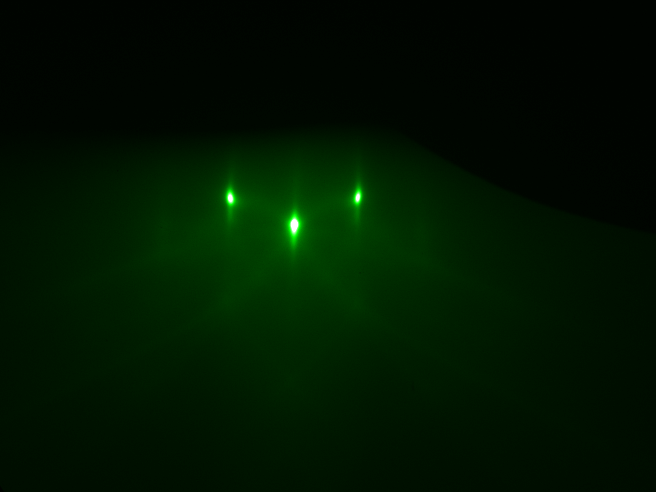
#> input picture data/Trajectories/2022-04-11/005_RR220411A_189C_1420.bmp, 656 x 492 px, found by its file name; its folder holds 4 pictures in this run
$ jupyter execute NMF_decomposition.ipynb   (shell and % lines are left out)
#> lines starting #> are read from the running program, lines starting #| are printed output that depends on the picture
# NMF Decomposition of RHEED Trajectory Data

This notebook applies **Non-negative Matrix Factorization (NMF)** to RHEED image trajectories
from STO substrate annealing experiments. NMF decomposes each RHEED frame into a weighted
sum of basis components, where each component corresponds to a distinct surface reconstruction
pattern (e.g., 1x1, RT13, HTR).

**Trajectories:**
- `2022-02-04` → RR220204A
- `2022-02-06` → RR220206A
- `2022-04-11` → RR220411A

**Goal:** Replicate Figure 6 from the CloudMBE project description — decompose RHEED frames
into physically meaningful components that map to surface reconstructions, enabling their use
as a signal/reward for RL-based MBE control.

[cell 1]
import numpy as np
import matplotlib.pyplot as plt
import os
import re
from PIL import Image, ImageEnhance, ImageDraw, ImageStat
from sklearn.decomposition import NMF
from sklearn.cluster import DBSCAN, KMeans
from sklearn.neighbors import NearestNeighbors
from mpl_toolkits.mplot3d import Axes3D

plt.rcParams['figure.dpi'] = 100
plt.rcParams['figure.figsize'] = (14, 8)

## 1. Configuration

Select which trajectory to analyze. Each corresponds to a different STO annealing run.

[cell 2]
# --- SELECT TRAJECTORY ---
# Options: '2022-02-04' (RR220204A), '2022-02-06' (RR220206A), '2022-04-11' (RR220411A)
TRAJECTORY = '2022-04-11'

# NMF parameters
N_COMPONENTS = 3       # Number of NMF components to extract
MAX_ITER = 500         # Max iterations for NMF convergence
CONTRAST_FACTOR = 10   # Contrast enhancement factor (from original code)

# Specular reflection mask (bright spot in center to black out)
MASK_RECT = [280, 200, 310, 250]  # [x1, y1, x2, y2]

# Data path
BASE_DIR = os.path.join(os.getcwd(), '..', 'data', 'trajectories', TRAJECTORY)
BASE_DIR = os.path.abspath(BASE_DIR)
print(f'Loading from: {BASE_DIR}')

## 2. Load and Preprocess Images

[cell 3]
def parse_temperature(filename):
    """Extract temperature (in C) from filename like '001_RR220411A_180C_1417-01.bmp'"""
    match = re.search(r'_(\d+)C_', filename)
    return int(match.group(1)) if match else None


def load_images(data_dir):
    """Load all BMP images from a directory, sorted by filename."""
#> called with data_dir = 'nmf/data/trajectories/2022-04-11'
    files = sorted([f for f in os.listdir(data_dir) if f.lower().endswith('.bmp')])
    images = []
    temps = []
    for f in files:
        img = Image.open(os.path.join(data_dir, f)).convert('RGB')
#> img is the input picture: PIL image 656x492 RGB; mean R, G, B 0.1, 21.4, 0.1
        images.append(img)
        temps.append(parse_temperature(f))
    print(f'Loaded {len(images)} images, size={images[0].size}')
    return images, temps, files


images_raw, temperatures, filenames = load_images(BASE_DIR)
num_images = len(images_raw)
img_w, img_h = images_raw[0].size
#> img_w = 656; img_h = 492
print(f'Temperature range: {min(t for t in temperatures if t)}C - {max(t for t in temperatures if t)}C')

[cell 4]
# Show a few sample images from the trajectory
sample_indices = np.linspace(0, num_images - 1, 6, dtype=int)
#> sample_indices = [0, 0, 1, 1, 2, 3]
fig, axes = plt.subplots(1, 6, figsize=(20, 4))
for ax, idx in zip(axes, sample_indices):
    ax.imshow(images_raw[idx])
    ax.set_title(f'#{idx} ({temperatures[idx]}C)', fontsize=9)
    ax.axis('off')
plt.suptitle(f'Raw RHEED Images — {TRAJECTORY}', fontsize=14)
plt.tight_layout()
plt.show()
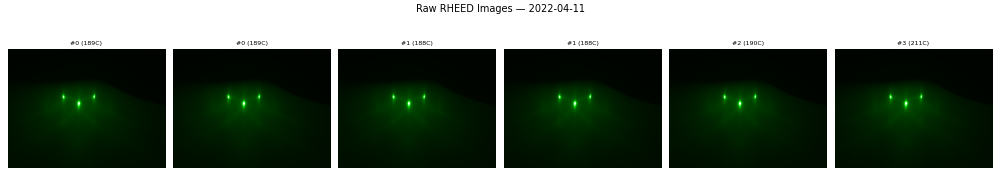
#> figure drawn by matplotlib, 6 panels

### 2.1 Preprocessing Pipeline

Following the original analysis (Rahim Raja thesis):
1. **Mask** the specular reflection spot
2. **Enhance contrast** to make diffraction features stand out
3. **Normalize brightness** across all images to remove illumination drift

[cell 5]
def preprocess_images(images, contrast_factor=10, mask_rect=None):
    """Preprocess RHEED images: mask specular spot, contrast, brightness normalization."""
#> called with contrast_factor = 10
    processed = []

    for img in images:
        img = img.copy()
        # 1. Mask specular reflection
        if mask_rect:
            draw = ImageDraw.Draw(img)
            draw.rectangle(mask_rect, fill=(0, 0, 0))
        processed.append(img)

    # 2. Apply contrast enhancement
    def change_contrast(img, level):
        factor = (259 * (level + 255)) / (255 * (259 - level))
        def contrast(c):
            return max(0, min(255, int(128 + factor * (c - 128))))
        return img.point(contrast)

    processed = [change_contrast(img, contrast_factor) for img in processed]

    # 3. Brightness normalization
    brightnesses = [ImageStat.Stat(img).mean[0] for img in processed]
    avg_brightness = np.mean(brightnesses)

    for k in range(len(processed)):
        delta = int(avg_brightness - brightnesses[k])
        if delta != 0:
            arr = np.array(processed[k], dtype=np.int16)
            arr = np.clip(arr + delta, 0, 255).astype(np.uint8)
            processed[k] = Image.fromarray(arr)

    print(f'Preprocessing done. Avg brightness: {avg_brightness:.2f}')
    return processed


images = preprocess_images(images_raw, contrast_factor=CONTRAST_FACTOR, mask_rect=MASK_RECT)

[cell 6]
# Show preprocessed samples
fig, axes = plt.subplots(1, 6, figsize=(20, 4))
for ax, idx in zip(axes, sample_indices):
    ax.imshow(images[idx])
    ax.set_title(f'#{idx} ({temperatures[idx]}C)', fontsize=9)
    ax.axis('off')
plt.suptitle(f'Preprocessed RHEED Images — {TRAJECTORY}', fontsize=14)
plt.tight_layout()
plt.show()

## 3. Build Data Matrix

Flatten each image into a 1D vector. The data matrix V has shape (n_images, n_pixels).
NMF will factorize V ≈ W × H where:
- **H** (n_components × n_pixels): the basis component images
- **W** (n_images × n_components): the activation/weight of each component per frame

[cell 7]
# Convert images to normalized numpy arrays and flatten
image_arrays = []
for img in images:
    arr = np.array(img, dtype=np.float64) / 255.0
    image_arrays.append(arr.flatten())

V = np.array(image_arrays)
print(f'Data matrix V shape: {V.shape}  (n_images x n_pixels)')
#| Data matrix V shape: (4, 968256)  (n_images x n_pixels)
print(f'Memory: {V.nbytes / 1e6:.1f} MB')
